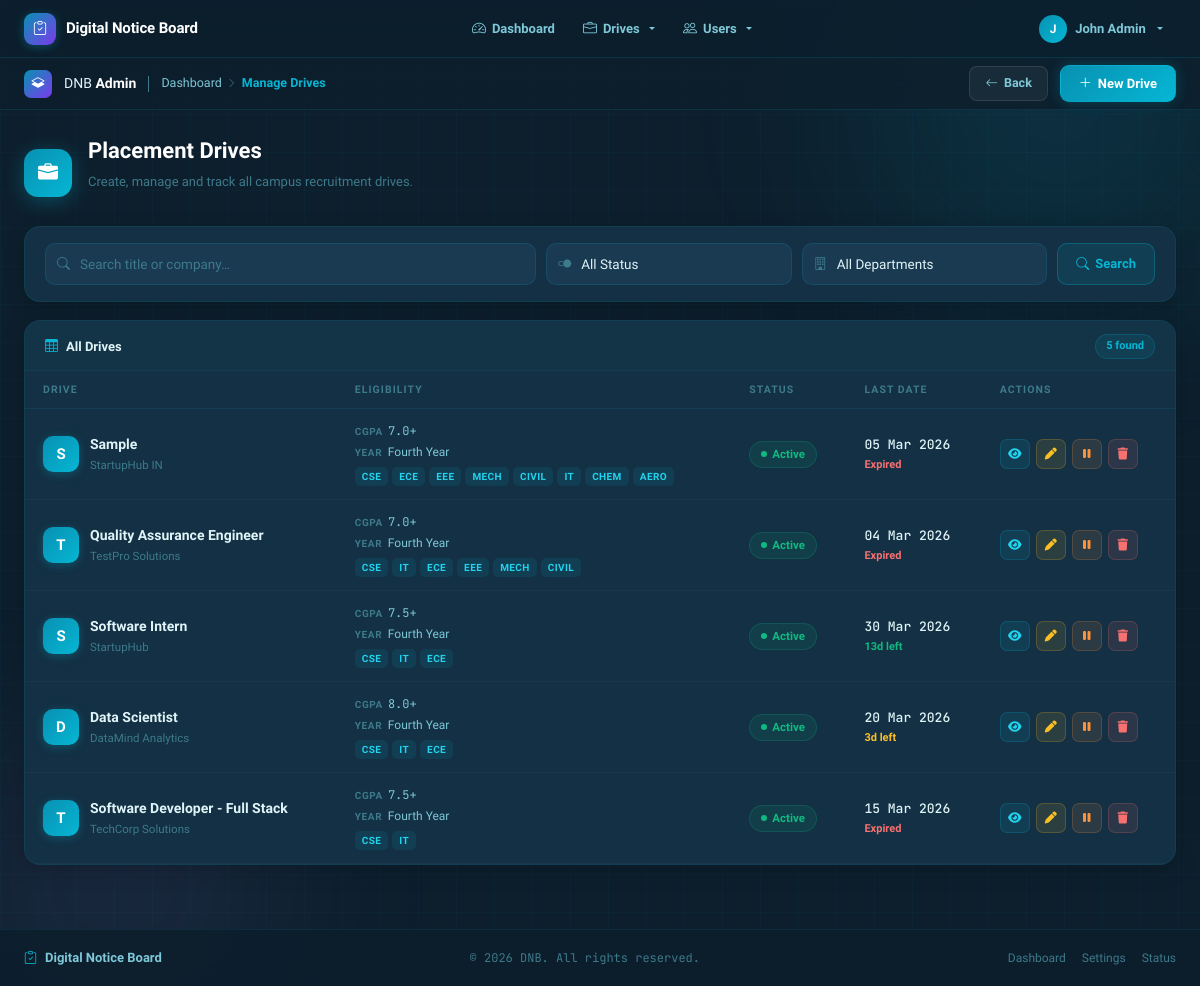
The app's page /admin-panel/drives/ (signed in) with its own data.
### admin_app/models.py (models this page shows, shortened)
class AdminProfile(models.Model):
    user = models.OneToOneField(User, on_delete=models.CASCADE, related_name='admin_profile')
    name = models.CharField(max_length=100)
    email = models.EmailField(unique=True, help_text="Email address for notifications and password reset")
    department = models.CharField(max_length=100, blank=True, null=True)
    employee_id = models.CharField(max_length=20, unique=True, blank=True, null=True)
    phone = models.CharField(max_length=15, blank=True, null=True)
    created_at = models.DateTimeField(auto_now_add=True)
    updated_at = models.DateTimeField(auto_now=True)
    class Meta:
        verbose_name = "Admin Profile"
        verbose_name_plural = "Admin Profiles"

class Drive(models.Model):
    STATUS_CHOICES = [
        ('Active', 'Active'),
        ('Closed', 'Closed'),
        ('Draft', 'Draft'),
    ]
    DEPARTMENT_CHOICES = [
        ('CSE', 'Computer Science Engineering'),
        ('IT', 'Information Technology'),
        ('ECE', 'Electronics and Communication Engineering'),
        ('EEE', 'Electrical and Electronics Engineering'),
        ('MECH', 'Mechanical Engineering'),
        ('CIVIL', 'Civil Engineering'),
        ('CHEM', 'Chemical Engineering'),
        ('AERO', 'Aeronautical Engineering'),
    ]
    YEAR_CHOICES = [
        ('1', 'First Year'),
        ('2', 'Second Year'),
        ('3', 'Third Year'),
        ('4', 'Fourth Year'),
    ]
    title = models.CharField(max_length=200)
    company_name = models.CharField(max_length=100)
    description = models.TextField()
    min_cgpa = models.FloatField(
        validators=[MinValueValidator(0.0), MaxValueValidator(10.0)],
        help_text="Minimum CGPA required (0.0 - 10.0)"
    )
    eligible_departments = models.JSONField(
        default=list,
        help_text="List of eligible departments"
    )
    eligible_year = models.CharField(
        max_length=1,
        choices=YEAR_CHOICES,
        help_text="Eligible academic year"
    )
    last_date = models.DateTimeField(help_text="Last date to apply")
    status = models.CharField(max_length=10, choices=STATUS_CHOICES, default='Draft')
    created_by = models.ForeignKey(User, on_delete=models.CASCADE, related_name='created_drives')
    created_at = models.DateTimeField(auto_now_add=True)
    updated_at = models.DateTimeField(auto_now=True)
    def days_remaining(self):
        if self.last_date > timezone.now():
            return (self.last_date - timezone.now()).days
        return 0
    class Meta:
        ordering = ['-created_at']
        verbose_name = "Placement Drive"
        verbose_name_plural = "Placement Drives"

### admin_app/views.py (the view)
# urls.py: path('drives/', views.DriveListView.as_view(), name='manage_drives'),
class DriveListView(LoginRequiredMixin, UserPassesTestMixin, ListView):
    model = Drive
    template_name = 'admin/manage_notice.html'
    context_object_name = 'drives'
    paginate_by = 10
    def test_func(self):
        return is_admin(self.request.user)
    def get_queryset(self):
        queryset = Drive.objects.all().annotate(
            total_responses=Count('responses'),
            opt_in_count=Count('responses', filter=Q(responses__response='Opt-In')),
            opt_out_count=Count('responses', filter=Q(responses__response='Opt-Out'))
        ).order_by('-created_at')
        search = self.request.GET.get('search')
        status = self.request.GET.get('status')
        department = self.request.GET.get('department')
        if search:
            queryset = queryset.filter(
                Q(title__icontains=search) | Q(company_name__icontains=search)
            )
        if status:
            queryset = queryset.filter(status=status)
        if department:
            queryset = queryset.filter(eligible_departments__contains=[department])
        return queryset
    def get_context_data(self, **kwargs):
        context = super().get_context_data(**kwargs)
        context['search_form'] = DriveSearchForm(self.request.GET)
        return context

### templates/admin/manage_notice.html (shortened to what this page needs)
{% extends 'base.html' %}
{% load static %}
{% block content %}
<link rel="stylesheet" href="https://cdnjs.cloudflare.com/ajax/libs/font-awesome/6.5.0/css/all.min.css">
<link rel="stylesheet" href="https://cdn.jsdelivr.net/npm/bootstrap-icons@1.11.3/font/bootstrap-icons.min.css">
<div class="md">
  <div class="md__orb md__orb--1"></div>
  <div class="md__top">
    <div class="md__top-l">
      <div class="md__logo"><i class="bi bi-layers-half"></i></div>
      <span class="md__brand">DNB <b>Admin</b></span>
      <nav class="md__bc">
        <a href="{% url 'admin_app:dashboard' %}" class="md__bc-a">Dashboard</a>
        <i class="bi bi-chevron-right md__bc-sep"></i>
        <span class="md__bc-cur">Manage Drives</span>
      </nav>
    </div>
    <div class="md__top-r">
      <a href="{% url 'admin_app:dashboard' %}" class="md__btn-ghost">
        <i class="bi bi-arrow-left"></i> Back
      </a>
      <a href="{% url 'admin_app:add_drive' %}" class="md__btn-primary">
        <i class="bi bi-plus-lg"></i> New Drive
      </a>
    </div>
  </div>
  <div class="md__body">
    <div class="md__head anim-up">
      <div class="md__head-icon"><i class="bi bi-briefcase-fill"></i></div>
      <div>
        <h1 class="md__h1">Placement Drives</h1>
        <p class="md__sub">Create, manage and track all campus recruitment drives.</p>
      </div>
    </div>
    <div class="md__filter anim-up" style="--i:1">
      <form method="get" class="md__filter-form">
        <div class="md__filter-field md__filter-field--wide">
          <input type="text" name="search" class="md__finput"
            placeholder="Search title or company…"
            value="{{ request.GET.search }}">
        </div>
        <div class="md__filter-field">
          <select name="status" class="md__finput md__fselect">
            <option value="">All Status</option>
          </select>
        </div>
        <div class="md__filter-field">
          <select name="department" class="md__finput md__fselect">
            <option value="">All Departments</option>
          </select>
        </div>
        <button type="submit" class="md__btn-search">
          <i class="bi bi-search"></i> Search
        </button>
      </form>
    </div>
    <div class="md__card anim-up" style="--i:2">
      <div class="md__card-head">
        <span class="md__card-title"><i class="bi bi-table" style="color:var(--acc)"></i> All Drives</span>
        {% if drives %}
        <span class="md__count-chip">{{ drives|length }} found</span>
        {% endif %}
      </div>
      {% if drives %}
      <div class="md__tw">
        <table class="md__tbl">
          <thead>
            <tr>
              <th>Drive</th>
              <th>Eligibility</th>
              <th>Status</th>
              <th>Last Date</th>
              <th>Actions</th>
            </tr>
          </thead>
          <tbody>
            {% for drive in drives %}
            <tr class="md__tr" style="--ri:{{ forloop.counter0 }}">
              <td>
                <div class="md__drive-cell">
                  <div class="md__drive-av">{{ drive.company_name|first }}</div>
                  <div>
                    <div class="md__drive-title">{{ drive.title }}</div>
                    <div class="md__drive-co">{{ drive.company_name }}</div>
                  </div>
                </div>
              </td>
              <td>
                <div class="md__elig">
                  <span class="md__elig-row">
                    <span class="md__elig-lbl">CGPA</span>
                    <span class="md__mono">{{ drive.min_cgpa }}+</span>
                  </span>
                  <span class="md__elig-row">
                    <span class="md__elig-lbl">Year</span>
                    {{ drive.get_eligible_year_display }}
                  </span>
                  <div class="md__dept-tags">
                    {% for dept in drive.eligible_departments %}
                    <span class="md__dept-tag">{{ dept }}</span>
                    {% endfor %}
                  </div>
                </div>
              </td>
              <td>
                <span class="md__sbadge
                  {% if drive.status == 'Active' %}md__sbadge--g
                  {% elif drive.status == 'Closed' %}md__sbadge--sl
                  {% else %}md__sbadge--y{% endif %}">
                  <span class="md__sdot"></span>{{ drive.status }}
                </span>
              </td>
              <td>
                <div class="md__date-main md__mono">{{ drive.last_date|date:"d M Y" }}</div>
                <div class="md__days
                  {% if drive.days_remaining <= 0 %}md__days--red
                  {% elif drive.days_remaining <= 7 %}md__days--amber
                  {% else %}md__days--grn{% endif %}">
                  {% if drive.days_remaining > 0 %}
                    {{ drive.days_remaining }}d left
                  {% else %}
                    Expired
                  {% endif %}
                </div>
              </td>
              <td>
                <div class="md__acts">
                  <a href="{% url 'admin_app:drive_responses' drive.id %}" class="md__act md__act--c" title="View Responses">
                    <i class="fas fa-eye"></i>
                  </a>
                  <a href="{% url 'admin_app:edit_drive' drive.pk %}" class="md__act md__act--y" title="Edit Drive">
                    <i class="fas fa-pen"></i>
                  </a>
                  <form method="post" action="{% url 'admin_app:toggle_drive_status' drive.id %}" style="display:inline-flex">
                    <button type="submit" title="{% if drive.status == 'Active' %}Close Drive{% else %}Activate Drive{% endif %}"
                      class="md__act {% if drive.status == 'Active' %}md__act--ora{% else %}md__act--g{% endif %}">
                      <i class="fas {% if drive.status == 'Active' %}fa-pause{% else %}fa-play{% endif %}"></i>
                    </button>
                  </form>
                  <a href="{% url 'admin_app:delete_drive' drive.pk %}" class="md__act md__act--r" title="Delete Drive"
                    onclick="return confirm('Delete this drive permanently?')">
                    <i class="fas fa-trash"></i>
                  </a>
                </div>
              </td>
            </tr>
            {% endfor %}
          </tbody>
        </table>
      </div>
      {% endif %}
    </div>
  </div>
</div>
{% endblock %}

### templates/base.html (shortened to what this page needs)
<!DOCTYPE html>
<html lang="en">
<head>
  <link href="https://cdn.jsdelivr.net/npm/bootstrap@5.3.2/dist/css/bootstrap.min.css" rel="stylesheet">
  <link href="https://cdn.jsdelivr.net/npm/bootstrap-icons@1.11.3/font/bootstrap-icons.css" rel="stylesheet">
  <link rel="stylesheet" href="https://cdnjs.cloudflare.com/ajax/libs/font-awesome/6.5.0/css/all.min.css">
  {% load static %}
  <link href="{% static 'css/style.css' %}" rel="stylesheet">
  <link href="{% static 'css/responsive-fixes.css' %}" rel="stylesheet">
</head>
<body>
  <nav class="base-nav">
    <a class="base-nav__brand" href="{% url 'home' %}">
      <div class="base-nav__brand-icon"><i class="bi bi-clipboard-check"></i></div>
      <span class="base-nav__brand-text">Digital Notice Board</span>
    </a>
    <ul class="base-nav__links" id="base-nav-links">
      {% if user.is_authenticated %}
        {% if user.admin_profile or user.is_staff %}
        <li>
          <a class="nav-link" href="{% url 'admin_app:dashboard' %}">
            <i class="bi bi-speedometer2"></i> Dashboard
          </a>
        </li>
        <li class="dropdown">
          <a class="nav-link dropdown-toggle" href="#" role="button"
             data-bs-toggle="dropdown" aria-expanded="false">
            <i class="bi bi-briefcase"></i> Drives
          </a>
        </li>
        <li class="dropdown">
          <a class="nav-link dropdown-toggle" href="#" role="button"
             data-bs-toggle="dropdown" aria-expanded="false">
            <i class="bi bi-people"></i> Users
          </a>
        </li>
        {% endif %}
      {% endif %}
    </ul>
    <div class="base-nav__right">
      {% if user.is_authenticated %}
      <div class="dropdown">
        <button class="base-nav__user dropdown-toggle" data-bs-toggle="dropdown" aria-expanded="false">
          <div class="base-nav__user-av">
            {% if user.admin_profile %}{{ user.admin_profile.name|first|upper }}
            {% elif user.studentprofile %}{{ user.studentprofile.name|first|upper }}
            {% else %}{{ user.username|first|upper }}{% endif %}
          </div>
          {% if user.admin_profile %}{{ user.admin_profile.name }}
          {% elif user.studentprofile %}{{ user.studentprofile.name }}
          {% else %}{{ user.username }}{% endif %}
        </button>
      </div>
      {% else %}
      <a class="base-nav__login" href="{% url 'login' %}">
        <i class="bi bi-box-arrow-in-right"></i> Login
      </a>
      {% endif %}
    </div>
  </nav>
  <main class="base-main">
    {% block content %}{% endblock %}
  </main>
  <footer class="base-footer">
    <div class="base-footer__brand">
      <i class="bi bi-clipboard-check"></i>
      Digital Notice Board
    </div>
    <span class="base-footer__copy">&copy; 2026 DNB. All rights reserved.</span>
    <div class="base-footer__links">
      <a href="{% url 'admin_app:dashboard' %}">Dashboard</a>
      <a href="{% url 'admin_app:system_settings' %}">Settings</a>
      <a href="{% url 'admin_app:system_status' %}">Status</a>
    </div>
  </footer>
  {% load static %}
</body>
</html>

### records on screen
Drive: company_name|first "S", title "Sample", company_name "StartupHub IN", min_cgpa "7.0", eligible_year "Fourth Year", eligible_departments "CSE" "ECE" "EEE" "MECH" "CIVIL" "IT" "CHEM" "AERO", status "Active", last_date "05 Mar 2026", shows "Expired"
Drive: company_name|first "T", title "Quality Assurance Engineer", company_name "TestPro Solutions", min_cgpa "7.0", eligible_year "Fourth Year", eligible_departments "CSE" "IT" "ECE" "EEE" "MECH" "CIVIL", status "Active", last_date "04 Mar 2026", shows "Expired"
Drive: company_name|first "S", title "Software Intern", company_name "StartupHub", min_cgpa "7.5", eligible_year "Fourth Year", eligible_departments "CSE" "IT" "ECE", status "Active", last_date "30 Mar 2026", days_remaining "13"
Drive: company_name|first "D", title "Data Scientist", company_name "DataMind Analytics", min_cgpa "8.0", eligible_year "Fourth Year", eligible_departments "CSE" "IT" "ECE", status "Active", last_date "20 Mar 2026", days_remaining "3"
Drive: company_name|first "T", title "Software Developer - Full Stack", company_name "TechCorp Solutions", min_cgpa "7.5", eligible_year "Fourth Year", eligible_departments "CSE" "IT", status "Active", last_date "15 Mar 2026", shows "Expired"

### other values on screen
{{ user.admin_profile.name|first|upper }} "J"
{{ user.admin_profile.name }} "John Admin"
{{ drives|length }} "5"
